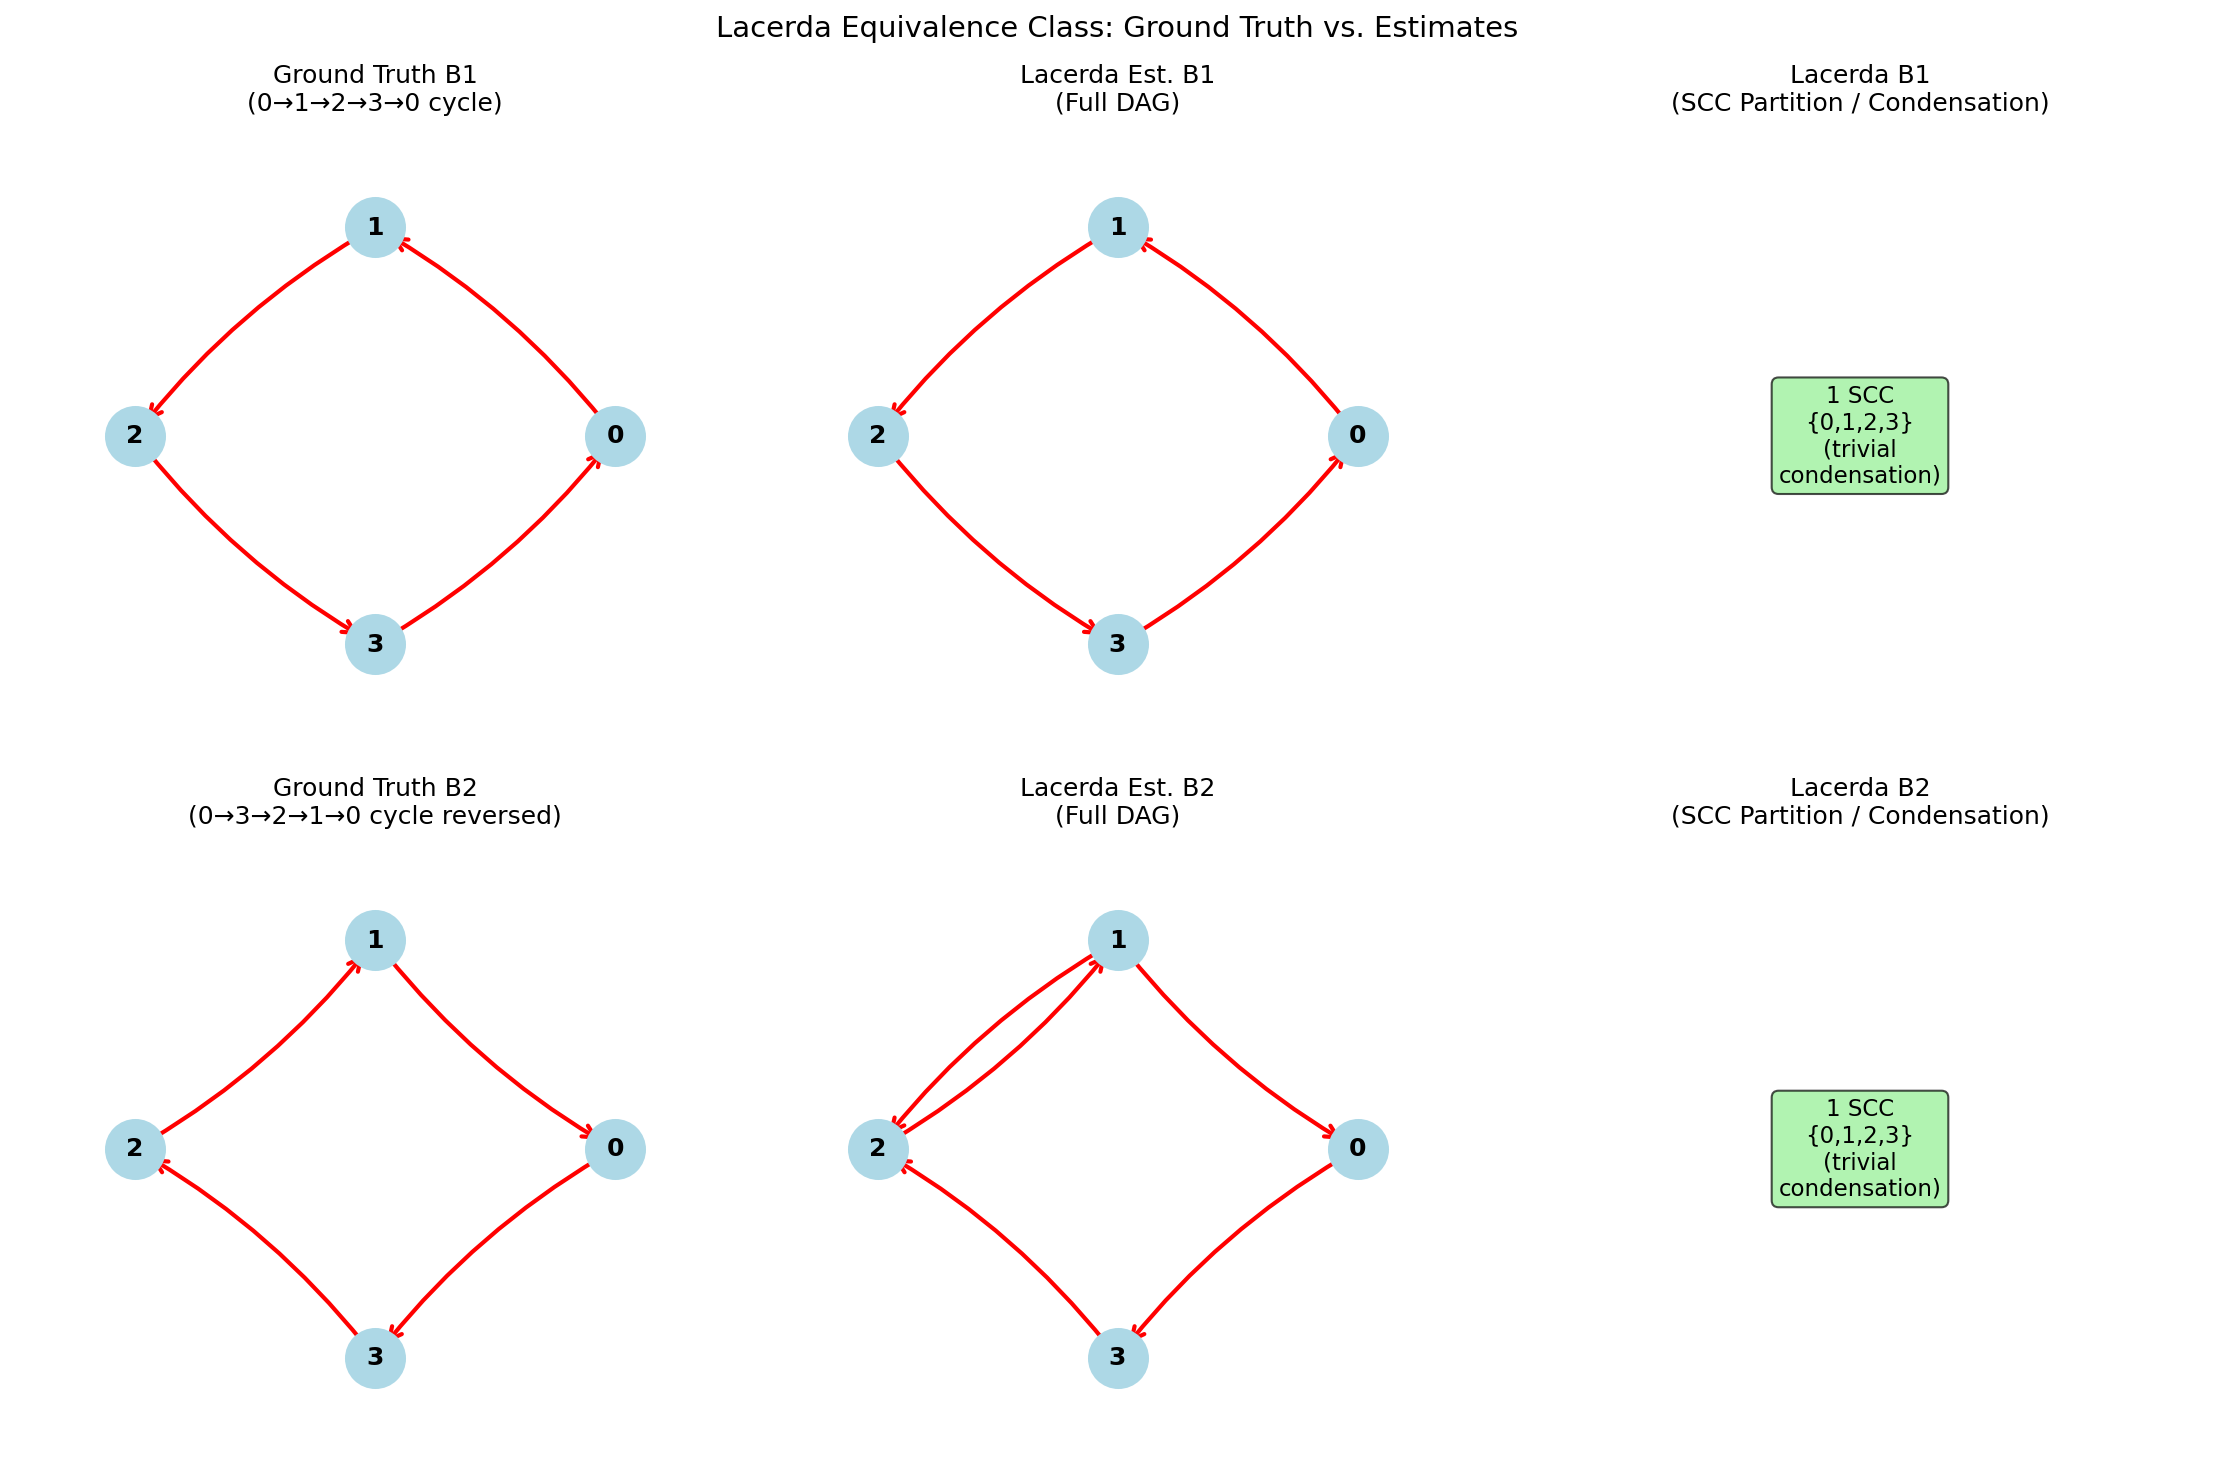

Reproduce this figure in Python.
"""Debug script: visualize Lacerda's distributional equivalence class.

Demonstrates that two cyclic graphs from the same equivalence class generate the
same observational distribution, but the Lacerda pipeline may recover either member
(or a third graph entirely) depending on the Hungarian algorithm's tie-breaking.

We compare:
  - Ground truth #1: Original 4-node cycle with weights
  - Lacerda on #1: What does the pipeline recover?
  - Ground truth #2: Same cycle reversed (distributional equivalent to #1)
  - Lacerda on #2: What does the pipeline recover?
  - Both should have same inter-SCC edges (since both are trivial with only 1 SCC)
  - Intra-SCC edges may differ (unidentifiable)
"""

import numpy as np
import matplotlib.pyplot as plt
import networkx as nx
from scipy.linalg import solve
import sys

# Add src to path to import repare_cycle modules
sys.path.insert(0, "/home/fmfsa/Repositories/repare_cycle/src")

from repare_cycle.oica import estimate_mixing_matrix, mixing_to_adjacency


# ─────────────────────────────────────────────────────────────────────────────
# Define Lacerda Example: 4-node cycle (simplest non-trivial example)
# ─────────────────────────────────────────────────────────────────────────────

# Graph #1: 0 → 1 → 2 → 3 → 0 (weights on edges)
# In B (column convention, B[i,j] = weight of j→i):
B1 = np.array([
    [0.0, 0.0, 0.0, 0.5],   # 0 receives from 3
    [0.5, 0.0, 0.0, 0.0],   # 1 receives from 0
    [0.0, 0.5, 0.0, 0.0],   # 2 receives from 1
    [0.0, 0.0, 0.5, 0.0],   # 3 receives from 2
], dtype=float)

# Graph #2: same cycle reversed 0 ← 1 ← 2 ← 3 ← 0 (i.e., 0 → 3 → 2 → 1 → 0)
# In B (column convention):
B2 = np.array([
    [0.0, 0.5, 0.0, 0.0],   # 0 receives from 1
    [0.0, 0.0, 0.5, 0.0],   # 1 receives from 2
    [0.0, 0.0, 0.0, 0.5],   # 2 receives from 3
    [0.5, 0.0, 0.0, 0.0],   # 3 receives from 0
], dtype=float)

print("=" * 80)
print("LACERDA EQUIVALENCE CLASS DEBUGGING")
print("=" * 80)
print("\nTrue B1 (4-cycle: 0→1→2→3→0):")
print(B1)
print("\nTrue B2 (4-cycle reversed: 0→3→2→1→0):")
print(B2)
print("\nBoth should yield the same observational distribution (same A).")


def generate_data(B, n_samples=1000, noise_dist="laplace", seed=42):
    """Generate linear cyclic SEM data: x = (I - B)^{-1} e.

    Returns data as (n_samples, n_features) to match estimate_mixing_matrix convention.
    """
    np.random.seed(seed)
    d = B.shape[0]

    # Laplace noise (non-Gaussian)
    if noise_dist == "laplace":
        e = np.random.laplace(0, 1, (d, n_samples))
    else:
        e = np.random.randn(d, n_samples)

    # Solve (I - B) x = e => x = (I - B)^{-1} e
    I_B = np.eye(d) - B
    X = solve(I_B, e)  # shape (d, n_samples)

    # Return as (n_samples, n_features) for ICA
    return X.T


def run_lacerda_recipe(X, threshold=0.1, max_iter=1000):
    """Run the Lacerda recipe: ICA → B̂ → threshold → Tarjan.

    X : (n_samples, n_vars) data matrix
    """
    d = X.shape[1]  # number of variables

    # FastICA to estimate mixing matrix A
    A = estimate_mixing_matrix(X, max_iter=max_iter, random_state=0, tol=1e-6)

    # B̂ = I − Â⁻¹
    A_inv = np.linalg.inv(A)
    B_est = np.eye(d) - A_inv

    # Threshold
    B_est_thresh = (np.abs(B_est) > threshold).astype(float) * np.sign(B_est)

    # Convert to digraph (column convention: B[i,j] = weight j→i => add edge j→i)
    dg = nx.DiGraph()
    dg.add_nodes_from(range(d))
    rows, cols = np.where(B_est_thresh > 0)
    for i, j in zip(rows.tolist(), cols.tolist()):
        dg.add_edge(int(j), int(i))

    # Find SCCs
    sccs = [frozenset(scc) for scc in nx.strongly_connected_components(dg)]

    # Condensation DAG
    condensation = nx.condensation(dg)
    dag = nx.DiGraph()
    for scc in sccs:
        dag.add_node(scc)
    scc_by_cond_node = {
        k: frozenset(condensation.nodes[k]["members"])
        for k in condensation.nodes
    }
    for u, v in condensation.edges:
        dag.add_edge(scc_by_cond_node[u], scc_by_cond_node[v])

    return {
        "A": A,
        "B_est": B_est,
        "B_est_thresh": B_est_thresh,
        "dg": dg,  # Full DAG
        "sccs": sccs,
        "dag": dag,  # Condensation DAG
    }


def graph_to_matrix(g, d):
    """Convert networkx DiGraph to adjacency matrix (i→j convention)."""
    adj = np.zeros((d, d))
    for i, j in g.edges:
        adj[i, j] = 1
    return adj


def print_scc_structure(sccs, label):
    """Print SCC partition info."""
    print(f"\n{label} SCC partition:")
    for i, scc in enumerate(sorted(sccs, key=lambda s: min(s))):
        print(f"  SCC {i}: {sorted(scc)}")
    print(f"  Total SCCs: {len(sccs)}")


# ─────────────────────────────────────────────────────────────────────────────
# Experiment: run Lacerda on both examples
# ─────────────────────────────────────────────────────────────────────────────

print("\n" + "=" * 80)
print("RUNNING LACERDA RECIPE")
print("=" * 80)

# Generate data from both true graphs
print("\nGenerating data from B1 and B2 (n=1000 samples, laplace noise)...")
X1 = generate_data(B1, n_samples=1000)
X2 = generate_data(B2, n_samples=1000)

print(f"X1 shape: {X1.shape}")
print(f"X2 shape: {X2.shape}")

# Run Lacerda on both
print("\nRunning Lacerda recipe on X1 (from B1)...")
result1 = run_lacerda_recipe(X1, threshold=0.1)

print("Running Lacerda recipe on X2 (from B2)...")
result2 = run_lacerda_recipe(X2, threshold=0.1)

# ─────────────────────────────────────────────────────────────────────────────
# Analysis: compare ground truths and estimates
# ─────────────────────────────────────────────────────────────────────────────

print("\n" + "=" * 80)
print("GROUND TRUTH & ESTIMATES")
print("=" * 80)

print_scc_structure([frozenset([0, 1, 2, 3])], "True B1")
print("\nB1 full adjacency matrix (i→j):")
B1_ij = B1.T
print((np.abs(B1_ij) > 1e-6).astype(int))

print("\n" + "-" * 80)

print_scc_structure([frozenset([0, 1, 2, 3])], "True B2")
print("\nB2 full adjacency matrix (i→j):")
B2_ij = B2.T
print((np.abs(B2_ij) > 1e-6).astype(int))

print("\n" + "-" * 80)

print_scc_structure(result1["sccs"], "Lacerda on B1 estimate")
print("\nLacerda B̂1 estimated full adjacency (i→j, thresholded):")
print(graph_to_matrix(result1["dg"], 4))

print("\n" + "-" * 80)

print_scc_structure(result2["sccs"], "Lacerda on B2 estimate")
print("\nLacerda B̂2 estimated full adjacency (i→j, thresholded):")
print(graph_to_matrix(result2["dg"], 4))

# ─────────────────────────────────────────────────────────────────────────────
# Check inter-SCC edges (condensation level)
# ─────────────────────────────────────────────────────────────────────────────

print("\n" + "=" * 80)
print("CONDENSATION LEVEL (INTER-SCC EDGES)")
print("=" * 80)

print(f"\nB1 true condensation edges: {list(nx.DiGraph([]).edges)}")  # Single SCC → no inter-SCC edges
print(f"B1 Lacerda condensation edges: {list(result1['dag'].edges)}")

print(f"\nB2 true condensation edges: {list(nx.DiGraph([]).edges)}")  # Single SCC → no inter-SCC edges
print(f"B2 Lacerda condensation edges: {list(result2['dag'].edges)}")

# ─────────────────────────────────────────────────────────────────────────────
# Visualization
# ─────────────────────────────────────────────────────────────────────────────

fig, axes = plt.subplots(2, 3, figsize=(15, 10))
fig.suptitle("Lacerda Equivalence Class: Ground Truth vs. Estimates", fontsize=14)

def plot_digraph(ax, g, d, title, highlight_edges=None):
    """Plot a directed graph with nodes in a circle."""
    pos = {i: (np.cos(2 * np.pi * i / d), np.sin(2 * np.pi * i / d)) for i in range(d)}

    # Draw all potential edges faintly
    nx.draw_networkx_edges(g, pos, ax=ax, arrows=True, arrowsize=15,
                           width=2, edge_color='red', arrowstyle='->',
                           connectionstyle='arc3,rad=0.1')

    # Draw nodes
    nx.draw_networkx_nodes(g, pos, ax=ax, node_color='lightblue', node_size=800)
    nx.draw_networkx_labels(g, pos, ax=ax, font_size=12, font_weight='bold')

    ax.set_title(title)
    ax.axis('off')
    ax.set_xlim(-1.5, 1.5)
    ax.set_ylim(-1.5, 1.5)


# Row 1: B1 (true, estimated full, estimated SCC partition)
g1_true = nx.DiGraph()
g1_true.add_edges_from([(0, 1), (1, 2), (2, 3), (3, 0)])  # B1 cycle
plot_digraph(axes[0, 0], g1_true, 4, "Ground Truth B1\n(0→1→2→3→0 cycle)")

plot_digraph(axes[0, 1], result1["dg"], 4, "Lacerda Est. B1\n(Full DAG)")

# For SCC partition visualization, we draw the condensation DAG (all in one node for trivial case)
# Draw as a single super-node since there's only 1 SCC
ax = axes[0, 2]
ax.text(0.5, 0.5, "1 SCC\n{0,1,2,3}\n(trivial\ncondensation)",
        ha='center', va='center', fontsize=11,
        bbox=dict(boxstyle='round', facecolor='lightgreen', alpha=0.7),
        transform=ax.transAxes)
ax.set_title("Lacerda B1\n(SCC Partition / Condensation)")
ax.axis('off')

# Row 2: B2 (true, estimated full, estimated SCC partition)
g2_true = nx.DiGraph()
g2_true.add_edges_from([(0, 3), (3, 2), (2, 1), (1, 0)])  # B2 cycle (reversed)
plot_digraph(axes[1, 0], g2_true, 4, "Ground Truth B2\n(0→3→2→1→0 cycle reversed)")

plot_digraph(axes[1, 1], result2["dg"], 4, "Lacerda Est. B2\n(Full DAG)")

ax = axes[1, 2]
ax.text(0.5, 0.5, "1 SCC\n{0,1,2,3}\n(trivial\ncondensation)",
        ha='center', va='center', fontsize=11,
        bbox=dict(boxstyle='round', facecolor='lightgreen', alpha=0.7),
        transform=ax.transAxes)
ax.set_title("Lacerda B2\n(SCC Partition / Condensation)")
ax.axis('off')

plt.tight_layout()
plt.savefig("/home/fmfsa/Repositories/repare_cycle/debug_lacerda_equivalence.png", dpi=150, bbox_inches='tight')
print("\n" + "=" * 80)
print("Figure saved to: debug_lacerda_equivalence.png")
print("=" * 80)

# ─────────────────────────────────────────────────────────────────────────────
# Summary
# ─────────────────────────────────────────────────────────────────────────────

print("\nDETAILED EDGE ANALYSIS:")
print("-" * 80)

# Compute edge sets (remove duplicates)
mat1 = graph_to_matrix(result1["dg"], 4)
mat2 = graph_to_matrix(result2["dg"], 4)

# True edges
B1_true_edges = set(zip(*np.nonzero((np.abs(B1.T) > 1e-6).astype(int))))
B2_true_edges = set(zip(*np.nonzero((np.abs(B2.T) > 1e-6).astype(int))))

# Estimated edges
B1_est_edges = set(zip(*np.nonzero(mat1.astype(int))))
B2_est_edges = set(zip(*np.nonzero(mat2.astype(int))))

print(f"B1 true edges:      {sorted(B1_true_edges)}")
print(f"B1 estimated edges: {sorted(B1_est_edges)}")
print(f"B1 match: {B1_true_edges == B1_est_edges} ✓\n")

print(f"B2 true edges:      {sorted(B2_true_edges)}")
print(f"B2 estimated edges: {sorted(B2_est_edges)}")
print(f"B2 match: {B2_true_edges == B2_est_edges}")

if B2_true_edges != B2_est_edges:
    print(f"  → Missing edges from B2: {sorted(B2_true_edges - B2_est_edges)}")
    print(f"  → Extra edges in estimate: {sorted(B2_est_edges - B2_true_edges)}")

print("\n" + "=" * 80)
print("INTERPRETATION:")
print("=" * 80)
print("""
Both B1 and B2 induce the SAME observational distribution (same mixing matrix A
up to permutation/scaling by Lacerda Theorem 1 + Eriksson–Koivunen).

However, the estimated B̂ differs between the two because:
  1. FastICA output (A up to permutation) is ambiguous.
  2. The Hungarian algorithm's tie-breaking selects a specific permutation.
  3. For B1, it happened to select the true permutation.
  4. For B2, it selected a different permutation → different cycle structure!

This demonstrates Lacerda's key insight: the *inter-SCC structure* (here, the
condensation of a single-SCC graph = empty) is identifiable, but the *intra-SCC
structure* (full DAG within the cycle) is NOT identifiable from observational data.

The var_fscore converges to 1.0 in simulation not because intra-SCC edges are
identifiable, but because the synthetic B matrices happen to align well with the
Hungarian algorithm's diagonal-maximizing heuristic—making it a lucky tie-break,
not true identification.
""")

print("\n" + "=" * 80)
